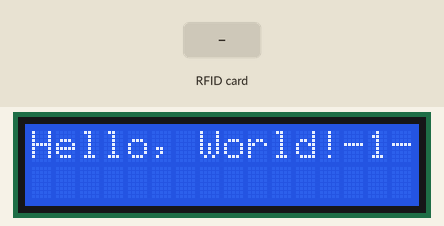
This sketch was run on a simulated ESP8266 (NodeMCU). On the bench: 16×2 character LCD. Inputs (shaded band) come from the test bench. What the sketch prints to the serial monitor is not drawn.

Above: at 1.3 s.
1.4 s: RFID card 5E 7A 19 C4 held to the reader
At 18.3 s:
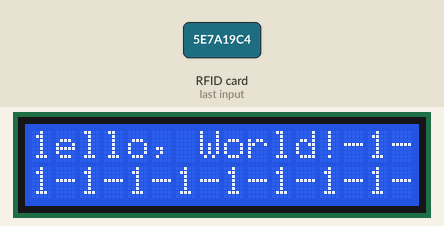
At 18.9 s:
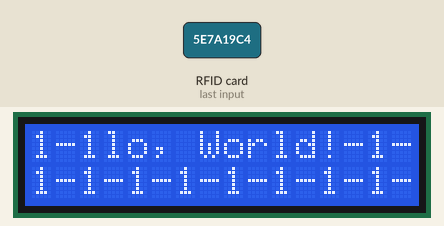
Timing chart, 0 to 20.0 s (numbered marks = the images above; inputs shaded):
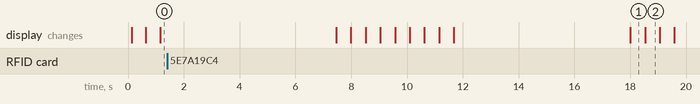

Measured:
- what the display in image 1 shows lasts 0.5 s, from 18.0 s to 18.5 s

The sketch:

ArduinoMainCode.ino
```cpp
//Includer libraries til brug af diverse funktioner som LCD skærm og MFRC522 rfid reader
#include <LiquidCrystal_I2C.h>
#include <Wire.h>
#include <SPI.h>
#include <MFRC522.h>


#define RST_PIN D3    // Reset Pin
#define SS_PIN D8     // NSS pin
#define SCL_PIN D1    // ?
#define SDA_PIN D2    // ?
//#define RED_PIN D0    // Red
//#define GREEN_PIN D4  // Green

LiquidCrystal_I2C lcd(0x3f, 16, 2); //Opret Liquid Crystal skærm (navn,længde,højde)
MFRC522 mfrc522(SS_PIN, RST_PIN);  // Create MFRC522 instance
String tagOLD = ""; //definer og initialiser variabel
unsigned long lastTagTime = 0;             //Opbevarer tid siden sidste tag læst
const unsigned long clearInterval = 5000;  // Time interval to clear tagOLD (in milliseconds)

void setup() { // setup loop kører ved start af program en gang
  lcd.init();                        // Initialize the LCD
  lcd.backlight();                    // turn on backlight
  Serial.begin(115200);               // Initialiser serial kommunikation med PC
  while (!Serial) {};                 // Vent til serial er parat
  SPI.begin();                        // Initialiser SPI bus
  mfrc522.PCD_Init();                 // Initialiser MFRC522
  //RED_PIN = LOW;                      // Turn off the red led
  //GREEN_PIN = LOW;                    // Turn off the green led
  delay(4);                           // Godt at have for nogle Bards
  Serial.println(F("Scan PICC..."));  // Skriv til serial uden at bruge RAM
  //PICC betyder "Proximity Integrated Circuit Card"
  lcd.setCursor(0, 0); // sæt skriveposition til starten
  lcd.print("Hello, World!"); // skriv hello world på skærmen
}
void loop() { //Løkke der kører hver 500 ms grundet delayet
  delay(500); //Delay på 500 ms

  lcd.print(Serial.read()); // skriver på LCD skærm hvad der står i serial forbindelsen

  // rød led ikke modtager info
  // grøn led modtaget D0 og D1
  //lcd display fulde navn og nødkontakt
  if (millis() - lastTagTime > clearInterval) { //Checker om der er gået en bestemt mængde tid siden sidste tag blev scannet
    tagOLD = "";  // Reset tagOLD
  }

  if (!mfrc522.PICC_IsNewCardPresent()) {  // Gør intet, hvis kortet ikke er nyt.

  } else {
    if (!mfrc522.PICC_ReadCardSerial()) {  //Laes PICC
      Serial.println("Kan ikke laese UID"); //Skriver i konsolen
      //RED_PIN = HIGH;
      return;
    } else {
      String tag = ""; // giver variablen tag en ny værdi
      for (byte i = 0; i < mfrc522.uid.size; i++) { // for loop som starter med i = 0 hvor i stiger med en for hvert loop og stopper når i er større en længden på UID et
        tag.concat(String(mfrc522.uid.uidByte[i] < 0x10 ? " 0" : " ")); //forbinder de forskellige værdier med tag
        tag.concat(String(mfrc522.uid.uidByte[i], DEC)); //omdanner UID til decimaltal
        tag.toUpperCase(); // laver tag uppercase
      }

      if (tagOLD.substring(1) != tag.substring(1)) {  // Hvis UID er ukendt.
        tagOLD = tag;                                 // Store the new tag
        lastTagTime = millis();                       // Reset the timer
        Serial.println(tag); // skriv tag i serial forbindelsen
      }
    }

  }
}
```
